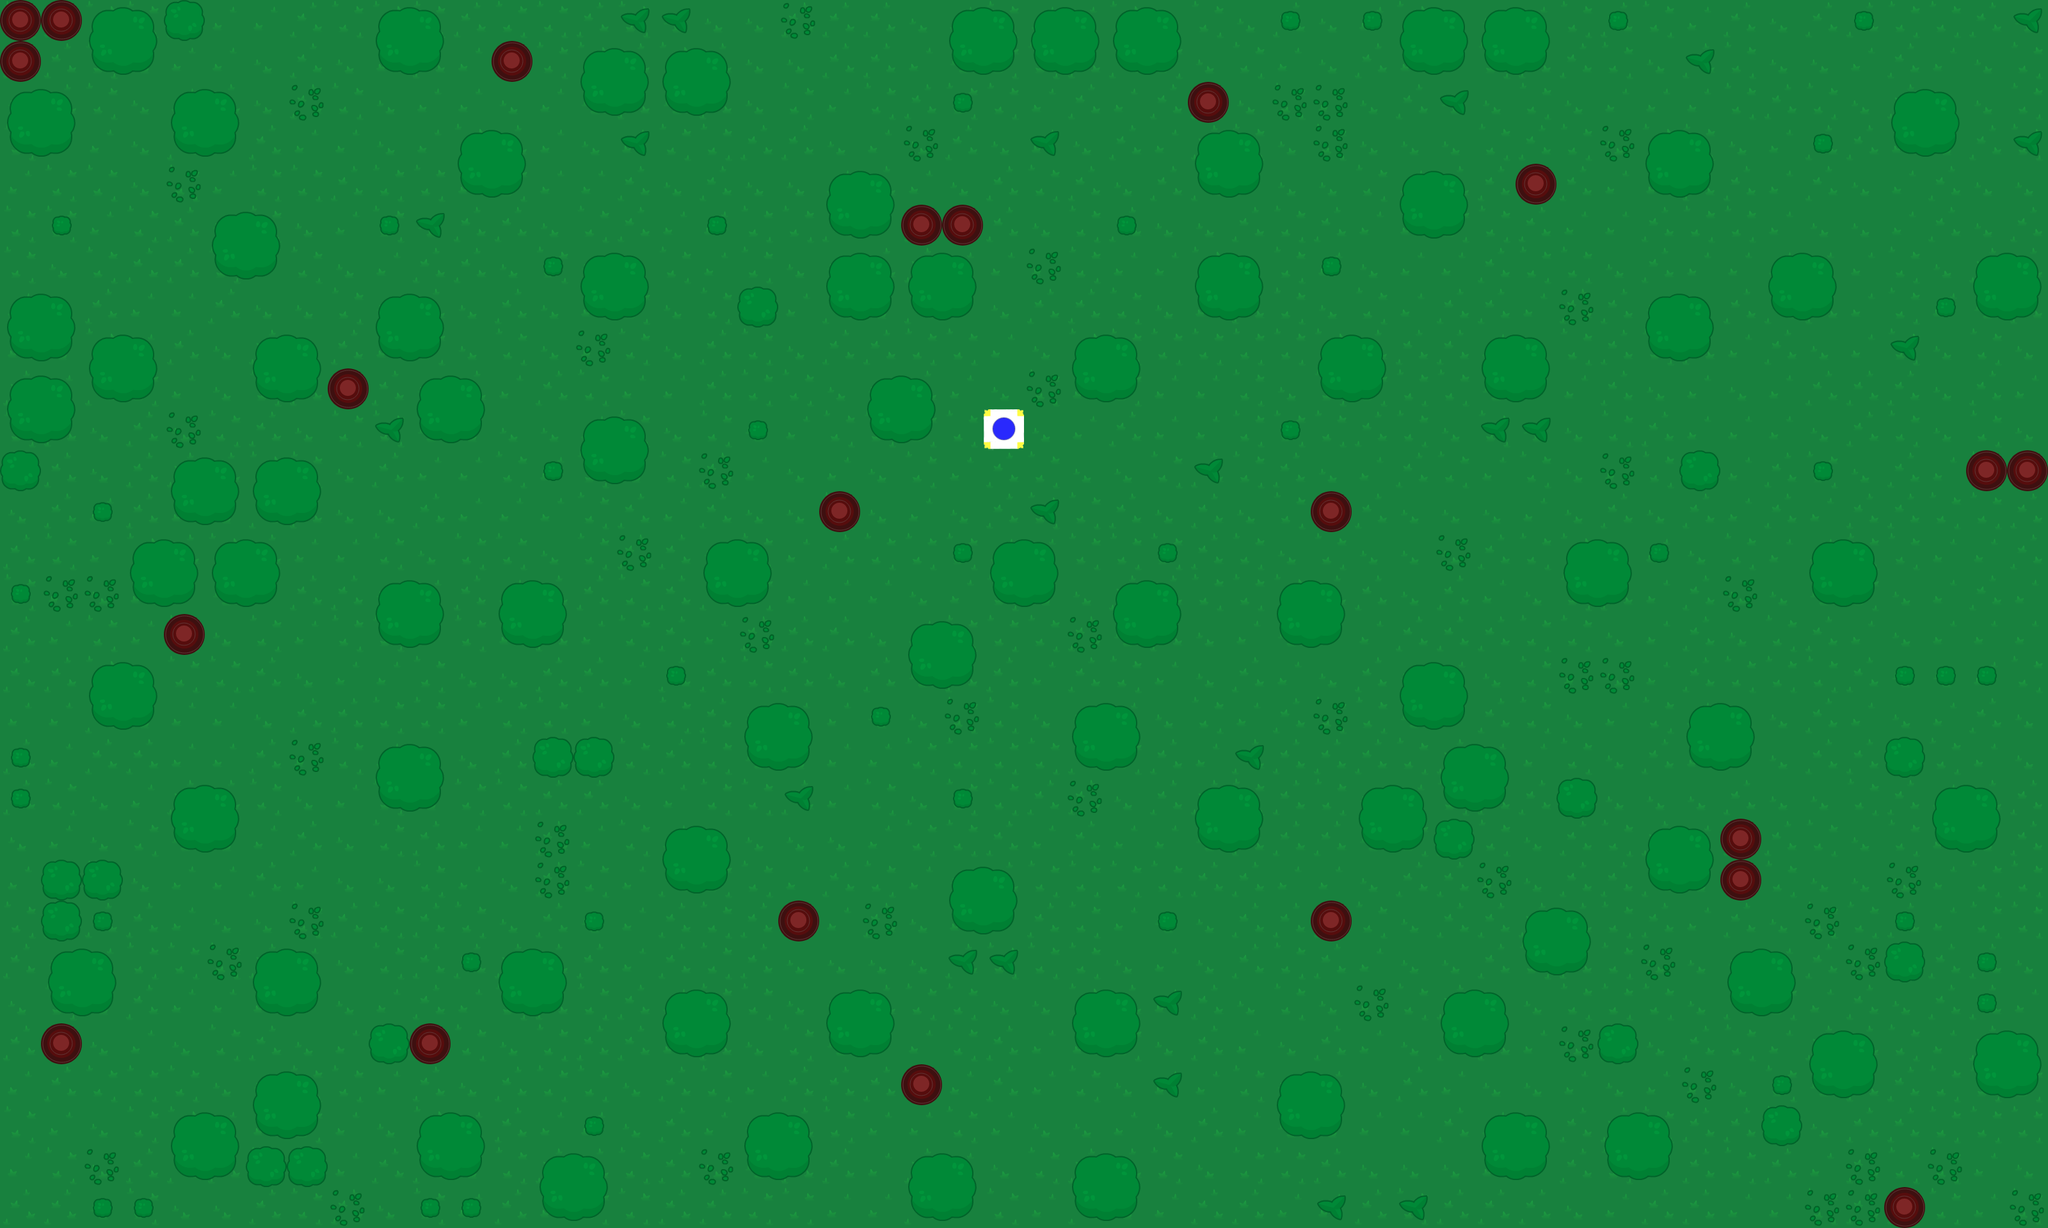

The image is a tile-based game level rendered from a .tmx file. Its description and source (layers, tilesets, objects; grid data summarised) follow:
An orthogonal 50x30 tile map with 64x64 px tiles, 2 tile layers (Слой тайлов 1, Слой тайлов 2), 3 tilesets and 131 objects (124x wall, 6x mob, player).

<map version="1.5" tiledversion="1.5.0" orientation="orthogonal" renderorder="right-down" width="50" height="30" tilewidth="64" tileheight="64" infinite="0" nextlayerid="4" nextobjectid="136">
 <tileset firstgid="1" source="spritesheet_tiles5.tsx" />
 <tileset firstgid="541" source="пень.tsx" />
 <tileset firstgid="542" source="машина.tsx" />
 <layer id="1" name="Слой тайлов 1" width="50" height="30">
  <data>[1500 cells, 1500 non-empty, 4 distinct tile ids]</data>
 </layer>
 <layer id="2" name="Слой тайлов 2" width="50" height="30">
  <data>[1500 cells, 492 non-empty, 10 distinct tile ids]</data>
 </layer>
 <objectgroup id="3" name="Слой объектов 1">
  <object id="1" name="wall" x="1291.81" y="267.998" width="111.415" height="105.392">
   <ellipse />
  </object>
  <object id="3" name="wall" x="1669.72" y="1094.57" width="111.415" height="105.392">
   <ellipse />
  </object>
  <object id="4" name="wall" x="1732.95" y="907.88" width="111.415" height="105.392">
   <ellipse />
  </object>
  <object id="5" name="wall" x="1095.22" y="844.3" width="111.415" height="105.392">
   <ellipse />
  </object>
  <object id="6" name="wall" x="585.68" y="904.868" width="111.415" height="105.392">
   <ellipse />
  </object>
  <object id="7" name="wall" x="645.904" y="585.68" width="111.415" height="105.392">
   <ellipse />
  </object>
  <object id="8" name="wall" x="1284.28" y="389.952" width="111.415" height="105.392">
   <ellipse />
  </object>
  <object id="9" name="wall" x="904.868" y="386.941" width="111.415" height="105.392">
   <ellipse />
  </object>
  <object id="10" name="wall" x="775.386" y="907.88" width="111.415" height="105.392">
   <ellipse />
  </object>
  <object id="11" name="wall" x="904.868" y="651.927" width="111.415" height="105.392">
   <ellipse />
  </object>
  <object id="12" name="wall" x="582.669" y="1154.8" width="111.415" height="105.392">
   <ellipse />
  </object>
  <object id="13" name="wall" x="1675.74" y="1540.23" width="111.415" height="105.392">
   <ellipse />
  </object>
  <object id="14" name="wall" x="1290.3" y="1546.26" width="111.415" height="105.392">
   <ellipse />
  </object>
  <object id="15" name="wall" x="1486.03" y="1356.55" width="111.415" height="105.392">
   <ellipse />
  </object>
  <object id="16" name="wall" x="1031.34" y="1293.31" width="111.415" height="105.392">
   <ellipse />
  </object>
  <object id="17" name="wall" x="1543.24" y="835.611" width="111.415" height="105.392">
   <ellipse />
  </object>
  <object id="18" name="wall" x="1410.75" y="968.104" width="111.415" height="105.392">
   <ellipse />
  </object>
  <object id="19" name="wall" x="1154.8" y="1100.6" width="111.415" height="105.392">
   <ellipse />
  </object>
  <object id="20" name="wall" x="1989.93" y="908.857" width="111.415" height="105.392">
   <ellipse />
  </object>
  <object id="21" name="wall" x="2316.13" y="522.445" width="111.415" height="105.392">
   <ellipse />
  </object>
  <object id="22" name="wall" x="2056.17" y="524.423" width="111.415" height="105.392">
   <ellipse />
  </object>
  <object id="23" name="wall" x="2570.07" y="1287.29" width="111.415" height="105.392">
   <ellipse />
  </object>
  <object id="24" name="wall" x="2244.86" y="1546.26" width="111.415" height="105.392">
   <ellipse />
  </object>
  <object id="25" name="wall" x="2119.39" y="1226.07" width="111.415" height="105.392">
   <ellipse />
  </object>
  <object id="26" name="wall" x="2181.62" y="1034.35" width="111.415" height="105.392">
   <ellipse />
  </object>
  <object id="27" name="wall" x="2314.11" y="1738.97" width="111.415" height="105.392">
   <ellipse />
  </object>
  <object id="28" name="wall" x="1675.74" y="1805.22" width="111.415" height="105.392">
   <ellipse />
  </object>
  <object id="29" name="wall" x="1416.77" y="1796.19" width="111.415" height="105.392">
   <ellipse />
  </object>
  <object id="30" name="wall" x="2247.84" y="1161.8" width="111.415" height="105.392">
   <ellipse />
  </object>
  <object id="31" name="wall" x="2564.04" y="456.198" width="117.437" height="108.403">
   <ellipse />
  </object>
  <object id="32" name="wall" x="2634.31" y="1099.61" width="111.415" height="105.392">
   <ellipse />
  </object>
  <object id="33" name="wall" x="1994.93" y="1675.74" width="111.415" height="105.392">
   <ellipse />
  </object>
  <object id="34" name="wall" x="1867.44" y="1228.05" width="111.415" height="105.392">
   <ellipse />
  </object>
  </objectgroup>
</map>
<!-- 98 of 131 objects omitted -->
